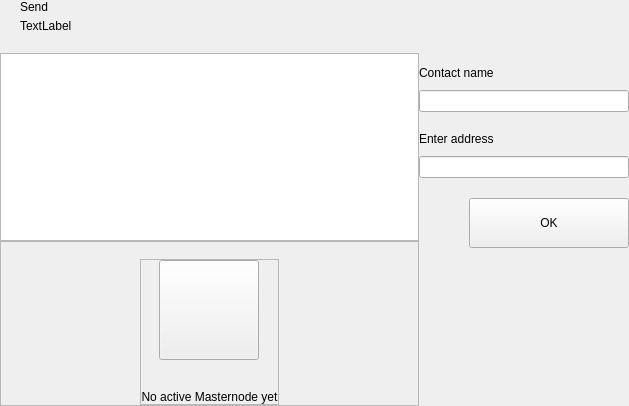
<?xml version="1.0" encoding="UTF-8"?>
<ui version="4.0">
 <class>AddressesWidget</class>
 <widget class="QWidget" name="AddressesWidget">
  <property name="geometry">
   <rect>
    <x>0</x>
    <y>0</y>
    <width>629</width>
    <height>406</height>
   </rect>
  </property>
  <property name="windowTitle">
   <string>Form</string>
  </property>
  <layout class="QHBoxLayout" name="horizontalLayout_2" stretch="2,1">
   <property name="spacing">
    <number>0</number>
   </property>
   <property name="leftMargin">
    <number>0</number>
   </property>
   <property name="topMargin">
    <number>0</number>
   </property>
   <property name="rightMargin">
    <number>0</number>
   </property>
   <property name="bottomMargin">
    <number>0</number>
   </property>
   <item>
    <widget class="QWidget" name="left" native="true">
     <layout class="QVBoxLayout" name="verticalLayout_3">
      <property name="leftMargin">
       <number>0</number>
      </property>
      <property name="topMargin">
       <number>0</number>
      </property>
      <property name="rightMargin">
       <number>0</number>
      </property>
      <property name="bottomMargin">
       <number>0</number>
      </property>
      <item>
       <layout class="QVBoxLayout" name="verticalLayout_21">
        <property name="spacing">
         <number>0</number>
        </property>
        <item>
         <layout class="QHBoxLayout" name="horizontalLayout_3">
          <property name="spacing">
           <number>0</number>
          </property>
          <property name="leftMargin">
           <number>20</number>
          </property>
          <property name="rightMargin">
           <number>10</number>
          </property>
          <item>
           <layout class="QVBoxLayout" name="verticalLayout_8">
            <property name="spacing">
             <number>5</number>
            </property>
            <item>
             <widget class="QLabel" name="labelTitle">
              <property name="text">
               <string>Send</string>
              </property>
             </widget>
            </item>
            <item alignment="Qt::AlignTop">
             <widget class="QLabel" name="labelSubtitle1">
              <property name="text">
               <string>TextLabel</string>
              </property>
             </widget>
            </item>
           </layout>
          </item>
          <item>
           <spacer name="horizontalSpacer11">
            <property name="orientation">
             <enum>Qt::Horizontal</enum>
            </property>
            <property name="sizeHint" stdset="0">
             <size>
              <width>40</width>
              <height>20</height>
             </size>
            </property>
           </spacer>
          </item>
         </layout>
        </item>
        <item>
         <layout class="QVBoxLayout" name="verticalLayout_6"/>
        </item>
        <item>
         <spacer name="verticalSpacer_4">
          <property name="orientation">
           <enum>Qt::Vertical</enum>
          </property>
          <property name="sizeType">
           <enum>QSizePolicy::Fixed</enum>
          </property>
          <property name="sizeHint" stdset="0">
           <size>
            <width>20</width>
            <height>20</height>
           </size>
          </property>
         </spacer>
        </item>
        <item>
         <widget class="QListView" name="listAddresses">
          <property name="mouseTracking">
           <bool>true</bool>
          </property>
         </widget>
        </item>
        <item>
         <widget class="QFrame" name="emptyContainer">
          <property name="minimumSize">
           <size>
            <width>0</width>
            <height>100</height>
           </size>
          </property>
          <property name="frameShape">
           <enum>QFrame::StyledPanel</enum>
          </property>
          <property name="frameShadow">
           <enum>QFrame::Raised</enum>
          </property>
          <layout class="QVBoxLayout" name="verticalLayout_7" stretch="1,8">
           <property name="spacing">
            <number>0</number>
           </property>
           <property name="leftMargin">
            <number>0</number>
           </property>
           <property name="topMargin">
            <number>0</number>
           </property>
           <property name="rightMargin">
            <number>0</number>
           </property>
           <property name="bottomMargin">
            <number>0</number>
           </property>
           <item>
            <spacer name="verticalSpacer">
             <property name="orientation">
              <enum>Qt::Vertical</enum>
             </property>
             <property name="sizeHint" stdset="0">
              <size>
               <width>20</width>
               <height>20</height>
              </size>
             </property>
            </spacer>
           </item>
           <item alignment="Qt::AlignHCenter|Qt::AlignVCenter">
            <widget class="QFrame" name="emptyScreen">
             <property name="sizePolicy">
              <sizepolicy hsizetype="Expanding" vsizetype="Expanding">
               <horstretch>0</horstretch>
               <verstretch>0</verstretch>
              </sizepolicy>
             </property>
             <property name="frameShape">
              <enum>QFrame::StyledPanel</enum>
             </property>
             <property name="frameShadow">
              <enum>QFrame::Raised</enum>
             </property>
             <layout class="QVBoxLayout" name="verticalLayout">
              <property name="spacing">
               <number>30</number>
              </property>
              <property name="leftMargin">
               <number>0</number>
              </property>
              <property name="topMargin">
               <number>0</number>
              </property>
              <property name="rightMargin">
               <number>0</number>
              </property>
              <property name="bottomMargin">
               <number>0</number>
              </property>
              <item alignment="Qt::AlignHCenter|Qt::AlignVCenter">
               <widget class="QPushButton" name="pushImgEmpty">
                <property name="minimumSize">
                 <size>
                  <width>100</width>
                  <height>100</height>
                 </size>
                </property>
                <property name="maximumSize">
                 <size>
                  <width>100</width>
                  <height>100</height>
                 </size>
                </property>
                <property name="text">
                 <string/>
                </property>
                <property name="iconSize">
                 <size>
                  <width>100</width>
                  <height>100</height>
                 </size>
                </property>
               </widget>
              </item>
              <item alignment="Qt::AlignHCenter|Qt::AlignVCenter">
               <widget class="QLabel" name="labelEmpty">
                <property name="styleSheet">
                 <string notr="true"/>
                </property>
                <property name="text">
                 <string>No active Masternode yet</string>
                </property>
                <property name="alignment">
                 <set>Qt::AlignCenter</set>
                </property>
               </widget>
              </item>
             </layout>
            </widget>
           </item>
          </layout>
         </widget>
        </item>
       </layout>
      </item>
     </layout>
    </widget>
   </item>
   <item>
    <widget class="QWidget" name="right" native="true">
     <layout class="QVBoxLayout" name="verticalLayout_5">
      <property name="leftMargin">
       <number>0</number>
      </property>
      <property name="topMargin">
       <number>0</number>
      </property>
      <property name="rightMargin">
       <number>0</number>
      </property>
      <property name="bottomMargin">
       <number>0</number>
      </property>
      <item>
       <layout class="QVBoxLayout" name="verticalLayout_4">
        <property name="spacing">
         <number>6</number>
        </property>
        <item>
         <widget class="OptionButton" name="btnAddContact" native="true">
          <property name="minimumSize">
           <size>
            <width>0</width>
            <height>50</height>
           </size>
          </property>
         </widget>
        </item>
        <item>
         <widget class="QWidget" name="layoutNewContact" native="true">
          <layout class="QVBoxLayout" name="verticalLayout_71">
           <property name="spacing">
            <number>0</number>
           </property>
           <property name="leftMargin">
            <number>0</number>
           </property>
           <property name="topMargin">
            <number>10</number>
           </property>
           <property name="rightMargin">
            <number>0</number>
           </property>
           <property name="bottomMargin">
            <number>20</number>
           </property>
           <item>
            <layout class="QVBoxLayout" name="verticalLayout11">
             <property name="spacing">
              <number>10</number>
             </property>
             <item>
              <widget class="QLabel" name="labelName">
               <property name="text">
                <string>Contact name</string>
               </property>
              </widget>
             </item>
             <item>
              <widget class="QLineEdit" name="lineEditName"/>
             </item>
            </layout>
           </item>
           <item>
            <spacer name="verticalSpacer_3">
             <property name="orientation">
              <enum>Qt::Vertical</enum>
             </property>
             <property name="sizeType">
              <enum>QSizePolicy::Minimum</enum>
             </property>
             <property name="sizeHint" stdset="0">
              <size>
               <width>20</width>
               <height>20</height>
              </size>
             </property>
            </spacer>
           </item>
           <item>
            <layout class="QVBoxLayout" name="verticalLayout_2">
             <property name="spacing">
              <number>10</number>
             </property>
             <item>
              <widget class="QLabel" name="labelAddress">
               <property name="text">
                <string>Enter address</string>
               </property>
              </widget>
             </item>
             <item>
              <widget class="QLineEdit" name="lineEditAddress"/>
             </item>
            </layout>
           </item>
           <item>
            <spacer name="verticalSpacer_2">
             <property name="orientation">
              <enum>Qt::Vertical</enum>
             </property>
             <property name="sizeType">
              <enum>QSizePolicy::Fixed</enum>
             </property>
             <property name="sizeHint" stdset="0">
              <size>
               <width>20</width>
               <height>20</height>
              </size>
             </property>
            </spacer>
           </item>
           <item>
            <layout class="QHBoxLayout" name="horizontalLayout">
             <property name="spacing">
              <number>0</number>
             </property>
             <item>
              <spacer name="horizontalSpacer_3">
               <property name="orientation">
                <enum>Qt::Horizontal</enum>
               </property>
               <property name="sizeHint" stdset="0">
                <size>
                 <width>40</width>
                 <height>20</height>
                </size>
               </property>
              </spacer>
             </item>
             <item>
              <widget class="QPushButton" name="btnSave">
               <property name="minimumSize">
                <size>
                 <width>160</width>
                 <height>50</height>
                </size>
               </property>
               <property name="text">
                <string>OK</string>
               </property>
              </widget>
             </item>
            </layout>
           </item>
          </layout>
         </widget>
        </item>
        <item>
         <spacer name="verticalSpacer_5">
          <property name="orientation">
           <enum>Qt::Vertical</enum>
          </property>
          <property name="sizeHint" stdset="0">
           <size>
            <width>20</width>
            <height>40</height>
           </size>
          </property>
         </spacer>
        </item>
       </layout>
      </item>
     </layout>
    </widget>
   </item>
  </layout>
 </widget>
 <customwidgets>
  <customwidget>
   <class>OptionButton</class>
   <extends>QWidget</extends>
   <header>qt/moonet/optionbutton.h</header>
   <container>1</container>
  </customwidget>
 </customwidgets>
 <resources/>
 <connections/>
</ui>
